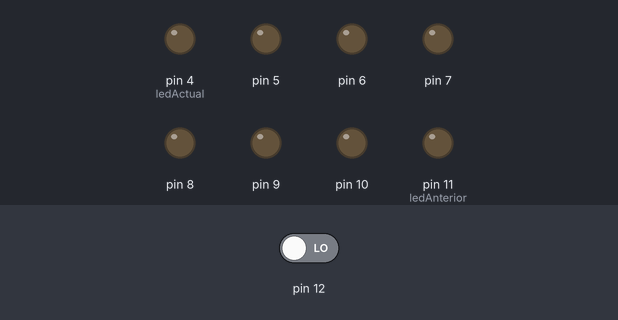
This sketch was run on a simulated Arduino Uno, built with avr-gcc and run on an emulated ATmega328P. Parts: output pins drawn as LEDs (lit = HIGH). Dashed ring = blinking. The test bench sets the inputs (shaded band); at power-on: pin 12 LOW.

Above: at 1.8 s.
1.9 s: pin 12 driven HIGH
At 4.8 s:
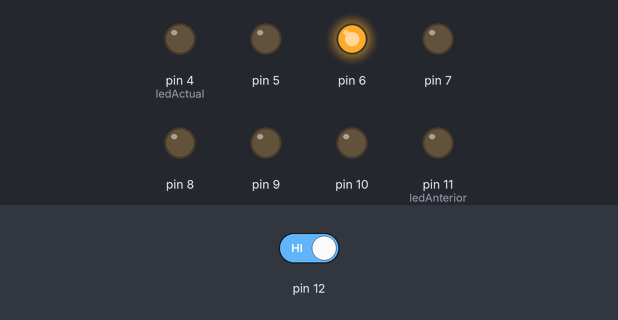
4.9 s: pin 12 driven LOW
At 5.9 s:
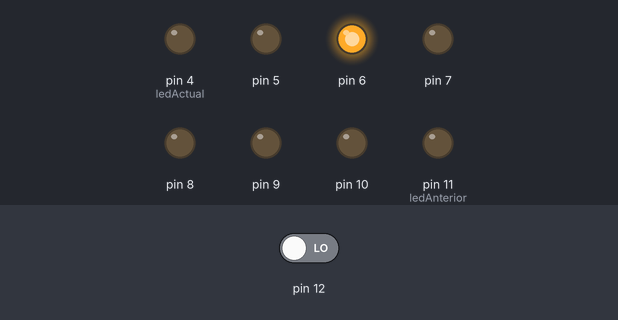
6.4 s: pin 12 driven HIGH
At 10.8 s:
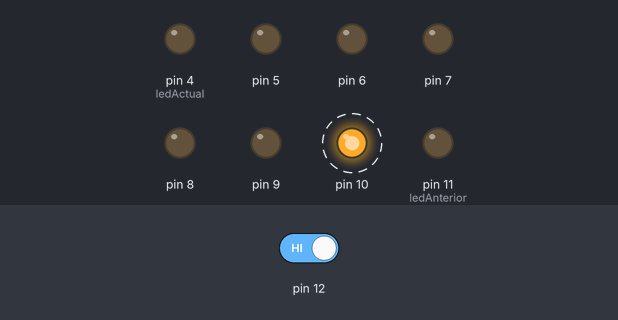
Timing chart, 0 to 18.4 s (numbered marks = the images above; inputs shaded):
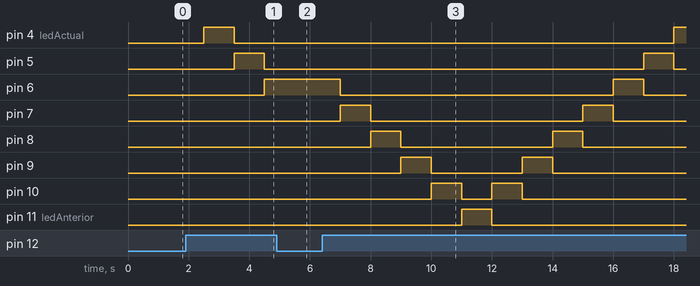

Measured:
- after the input at 1.9 s, pin 4 (ledActual): LOW → HIGH after 0.60 s, → LOW 1.0 s later; pin 5: LOW → HIGH after 1.6 s, → LOW 1.0 s later; pin 6: LOW → HIGH after 2.6 s
- after the input at 4.9 s, pin 6: stays HIGH (without the input it goes to LOW after 0.60 s); pin 7: stays LOW (without the input it goes to HIGH after 0.60 s)
- after the input at 6.4 s, pin 4 (ledActual): LOW → HIGH after 11.6 s; pin 5: LOW → HIGH after 10.6 s, → LOW 1.0 s later; pin 6: HIGH → LOW after 0.60 s, → HIGH 9.0 s later, → LOW 1.0 s later; pin 7: alternates HIGH for 1.0 s and LOW for 7.0 s, starting after 0.60 s; pin 8: alternates HIGH for 1.0 s and LOW for 5.0 s, starting after 1.6 s

The sketch:

RastrearLedArd4.ino
```cpp
  // Valores iniciales
  int ledActual;
  int ledAnterior;
  int direccion;
  int boton;
  boolean pausa;

void setup() {
  // put your setup code here, to run once:
  pinMode(4, OUTPUT);
  pinMode(5, OUTPUT);
  pinMode(6, OUTPUT);
  pinMode(7, OUTPUT);
  pinMode(8, OUTPUT);
  pinMode(9, OUTPUT);
  pinMode(10, OUTPUT);
  pinMode(11, OUTPUT);
  pinMode(12, INPUT);

  ledActual = 4;
  ledAnterior = 11;
  direccion = 0;
  boton = LOW;
  pausa = false;
}

void loop() {
  // put your main code here, to run repeatedly:

  //Leer el boton
    boton = digitalRead(12);
    delay(500);

    if(boton == HIGH){
      pausa = !pausa;
    }

    if (pausa){
      digitalWrite(ledAnterior, LOW);
      digitalWrite(ledActual, HIGH);

      if (direccion == 0){
        //Hacia arriba
        ledAnterior = ledActual;
        ledActual = ledActual + 1;

        // Preguntar por los limites
        if(ledActual == 11){
          direccion = 1;
        }

      }else{
        // Hacia abajo
        ledAnterior = ledActual;
        ledActual = ledActual - 1;

        // Preguntar por los limites
        if(ledActual == 4){
          direccion = 0;
        }
      }
    }
}
```
